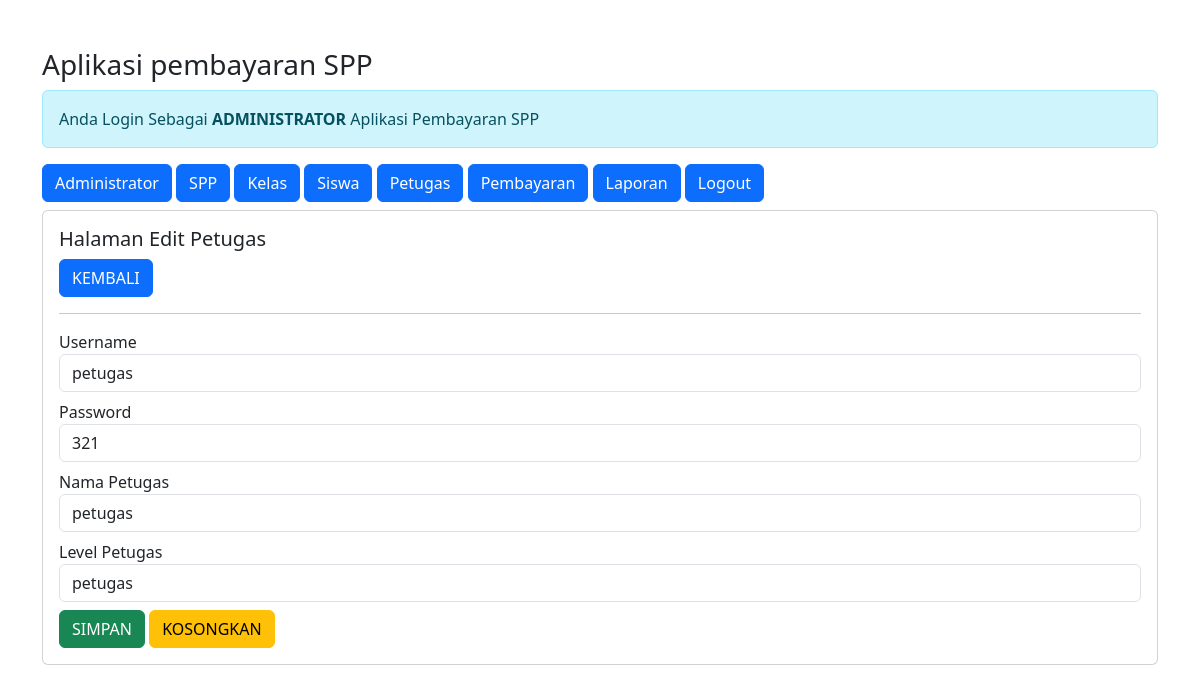
Page /admin/admin.php?url=edit-petugas&id_petugas=2 (signed in) on the committed database.
### tables this page shows
CREATE TABLE `petugas` (
  `id_petugas` int(11) NOT NULL,
  `username` varchar(25) NOT NULL,
  `password` varchar(32) DEFAULT NULL,
  `nama_petugas` varchar(35) NOT NULL,
  `level` enum('admin','petugas') NOT NULL
);

### admin/edit-petugas.php (the view, shortened to what this page needs)
<?php
$id_petugas = $_GET['id_petugas'];
include'../koneksi.php';
$sql = "SELECT*FROM petugas WHERE id_petugas='$id_petugas'";
$query = mysqli_query($koneksi, $sql);
$data = mysqli_fetch_array($query);
?>
<h5>Halaman Edit Petugas </h5>
<a href="?url=petugas" class="btn btn-primary"> KEMBALI </a>
<hr>
<form method="post" action="?url=proses-edit-petugas&id_petugas=<?= $id_petugas; ?>">
    <div class="form-group mb-2">
        <label>Username</label>
        <input value="<?= $data['username'] ?>" type="text" name="username" class="form-control" required>
    </div>
    <div class="form-group mb-2">
        <label>Password</label>
        <input value="<?= $data['password'] ?>" type="text" name="password" class="form-control" required>
    </div>
    <div class="form-group mb-2">
        <label>Nama Petugas</label>
        <input value="<?= $data['nama_petugas'] ?>" type="text" name="nama_petugas" class="form-control" required>
    </div>
    <div class="form-group mb-2">
        <label>Level Petugas</label>
        <select name="level" class="form-control" required>
        <option value="<?= $data['level'] ?>"> <?= $data['level'] ?> </option>
        <option value="petugas"> Petugas </option></select>
    </div>
    <div class="form-group">
        <button type="submit" class="btn btn-success"> SIMPAN </button>
        <button type="submit" class="btn btn-warning"> KOSONGKAN </button>
    </div>
</form>

### rows in the picture
petugas: username "petugas", password "321", nama_petugas "petugas", level "petugas"
